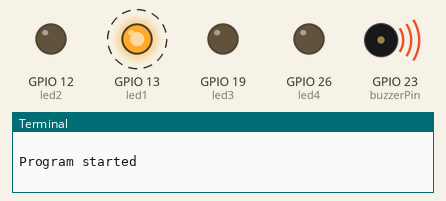
This program was run on a simulated Raspberry Pi (BCM pin numbers). Parts: output pins drawn as LEDs (lit = HIGH), buzzer (waves = sounding, pin HIGH), the last lines printed to the terminal. Dashed ring = blinking. At 10.0 s the program stops and its outputs stay as they are.

Above: at 0.1 s.
At 10.1 s:
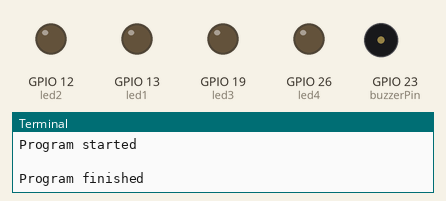
Timing chart, 0 to 11.5 s (numbered marks = the images above):
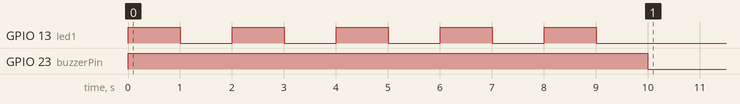

The program:

led1blink.py
```python
#!/usr/bin/env python3

from config import *
import RPi.GPIO as GPIO
import time

def blink():
    GPIO.output(led1, GPIO.HIGH)
    time.sleep(1)
    GPIO.output(led1, GPIO.LOW)
    time.sleep(1)

def blinkTest():
    for i in range (5):
        blink()
    GPIO.cleanup()


if __name__ == "__main__":
    print("\nProgram started")
    blinkTest()
    print("\nProgram finished")
```

config.py
```python
#!/usr/bin/env python3
# pylint: disable=no-member

import RPi.GPIO as GPIO

# pin numbers in BCM
GPIO.setmode(GPIO.BCM)
GPIO.setwarnings(False)

led1 = 13
led2 = 12
led3 = 19
led4 = 26
GPIO.setup(led1, GPIO.OUT)
GPIO.setup(led2, GPIO.OUT)
GPIO.setup(led3, GPIO.OUT)
GPIO.setup(led4, GPIO.OUT)

buttonRed = 5
buttonGreen = 6
encoderLeft = 17
encoderRight = 27
GPIO.setup(buttonRed, GPIO.IN, pull_up_down=GPIO.PUD_UP)
GPIO.setup(buttonGreen, GPIO.IN, pull_up_down=GPIO.PUD_UP)
GPIO.setup(encoderLeft, GPIO.IN, pull_up_down=GPIO.PUD_UP)
GPIO.setup(encoderRight, GPIO.IN, pull_up_down=GPIO.PUD_UP)

buzzerPin = 23
GPIO.setup(buzzerPin, GPIO.OUT)
GPIO.output(buzzerPin, 1)

ws2812pin = 8


def configInfo():
    print('This is only configuration file.\n')


if __name__ == "__main__":
    configInfo()
```

Measured:
- by itself, GPIO 13 (led1): alternates HIGH for 1.0 s and LOW for 1.0 s, 10 changes in all, then stays LOW
- by itself, GPIO 23 (buzzerPin): LOW → HIGH at 0.00 s, → LOW 10.0 s later
